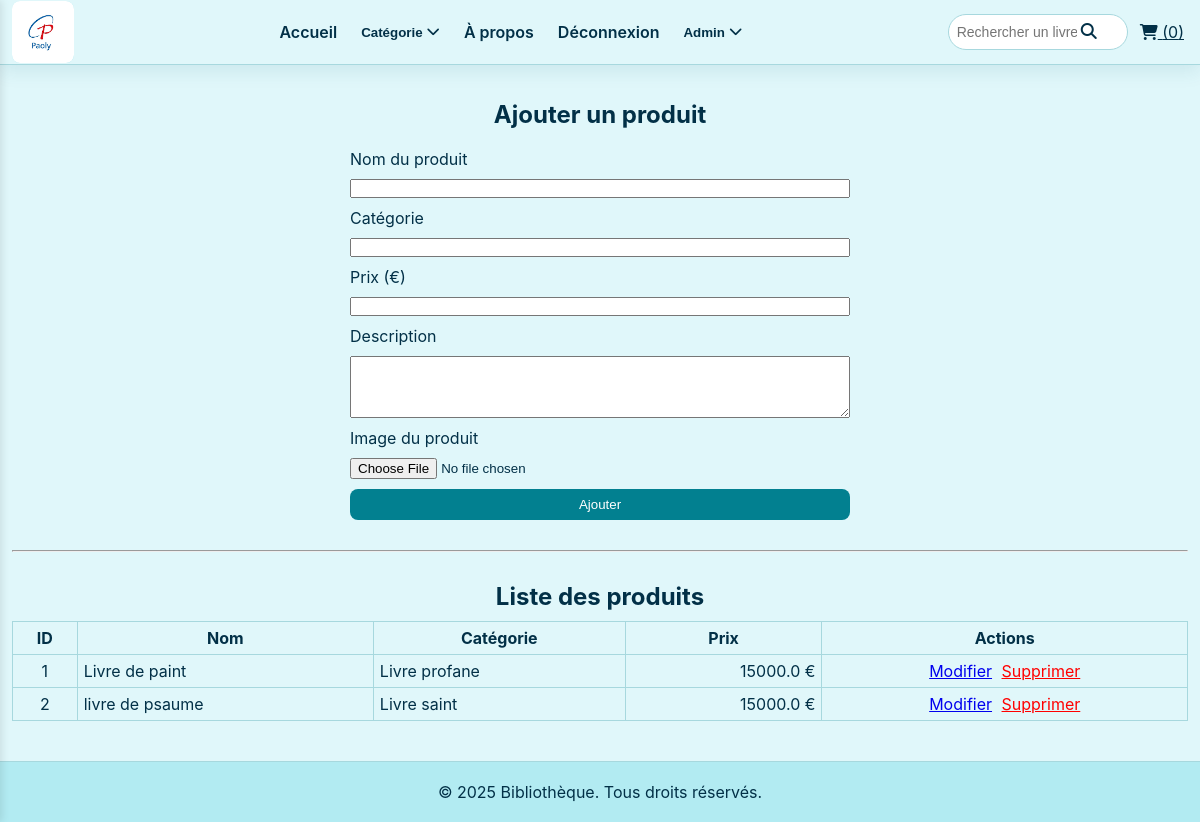
The page /admin (signed in) on the database its author committed.
### tables this page shows
CREATE TABLE produits (
                    id INTEGER PRIMARY KEY AUTOINCREMENT,
                    nom_de_produit TEXT,
                    categorie TEXT,
                    prix REAL,
                    description TEXT,
                    image TEXT
                );

### app.py (the view, shortened to what this page needs)
@app.route('/admin', methods=['GET','POST'])
def admin():
    if not session.get('is_admin'):
        flash("Accès refusé.")
        return redirect(url_for('login'))
    conn = sqlite3.connect(DB_NAME)
    c = conn.cursor()
    c.execute("SELECT * FROM produits")   # ← corrigé
    produits = c.fetchall()
    conn.close()
    return render_template('admin.html', produits=produits)

### app.py (called while the page is built)
@app.before_request
def load_cart_count():
    if 'user_id' in session:
        conn = sqlite3.connect(DB_NAME)
        c = conn.cursor()
        c.execute("SELECT COUNT(*) FROM panier WHERE user_id=?", (session['user_id'],))
        count = c.fetchone()[0]
        session['cart_count'] = count
        conn.close()
    else:
        session['cart_count'] = 0

@app.before_request
def load_cart_count():
    if 'user_id' in session:
        conn = sqlite3.connect(DB_NAME)
        c = conn.cursor()
        c.execute("SELECT COUNT(*) FROM panier WHERE user_id=?", (session['user_id'],))
        count = c.fetchone()[0]
        session['cart_count'] = count
        conn.close()
    else:
        session['cart_count'] = 0

### templates/admin.html (shortened to what this page needs)
{% extends "base.html" %}
{% block content %}
<h2 style="text-align:center;margin-bottom:20px;">Ajouter un produit</h2>
<form method="POST" enctype="multipart/form-data"
      style="max-width:500px;margin:auto;display:flex;flex-direction:column;gap:10px;">
    <label>Nom du produit</label>
    <input type="text" name="nom_de_produit" required>
    <label>Catégorie</label>
    <input type="text" name="categorie" required>
    <label>Prix (€)</label>
    <input type="number" step="0.01" name="prix" required>
    <label>Description</label>
    <textarea name="description" rows="4"></textarea>
    <label>Image du produit</label>
    <input type="file" name="image_file" accept="image/*" required>
    <button type="submit"
            style="padding:8px; background:#028090;color:white;border:none;border-radius:8px;">
        Ajouter
    </button>
</form>
<hr style="margin:30px 0;">
<h2 style="text-align:center;margin-bottom:10px;">Liste des produits</h2>
<table style="width:100%;border-collapse:collapse;">
  <thead>
    <tr>
      <th style="border:1px solid #a7d8de;padding:6px;">ID</th>
      <th style="border:1px solid #a7d8de;padding:6px;">Nom</th>
      <th style="border:1px solid #a7d8de;padding:6px;">Catégorie</th>
      <th style="border:1px solid #a7d8de;padding:6px;">Prix</th>
      <th style="border:1px solid #a7d8de;padding:6px;">Actions</th>
    </tr>
  </thead>
  <tbody>
    {% for produit in produits %}
    <tr>
      <td style="border:1px solid #a7d8de;padding:6px;text-align:center">{{ produit[0] }}</td>
      <td style="border:1px solid #a7d8de;padding:6px">{{ produit[1] }}</td>
      <td style="border:1px solid #a7d8de;padding:6px">{{ produit[2] }}</td>
      <td style="border:1px solid #a7d8de;padding:6px;text-align:right">{{ produit[3] }} €</td>
      <td style="border:1px solid #a7d8de;padding:6px;text-align:center">
        <a href="{{ url_for('edit_produit', produit_id=produit[0]) }}"
           style="margin-right:5px;">Modifier</a>
        <a href="{{ url_for('delete_produit', produit_id=produit[0]) }}"
           style="color:red;">Supprimer</a>
      </td>
    </tr>
    {% endfor %}
  </tbody>
</table>
{% endblock %}

### static/css/style.css (style rules this page uses)
:root { --bg: #e0f7fa; --text: #023047; --muted: #028090; --accent: #005f73; --shadow: 0 6px 18px rgba(0,95,115,0.1); --footer-bg: #b2ebf2; }
* { box-sizing:border-box;margin:0;padding:0 }
html,body { height:100% }
body { font-family: 'Inter', system-ui, -apple-system, 'Segoe UI', Roboto, 'Helvetica Neue', Arial; background:var(--bg); color:var(--text); display:flex; flex-direction:column; min-height:100vh; }

### rows shown on the page
produits: id "1", nom_de_produit "Livre de paint", categorie "Livre profane", prix "15000.0"
produits: id "2", nom_de_produit "livre de psaume", categorie "Livre saint", prix "15000.0"

### other values the page prints
{{ session.get('cart_count', 0) }} "0"
